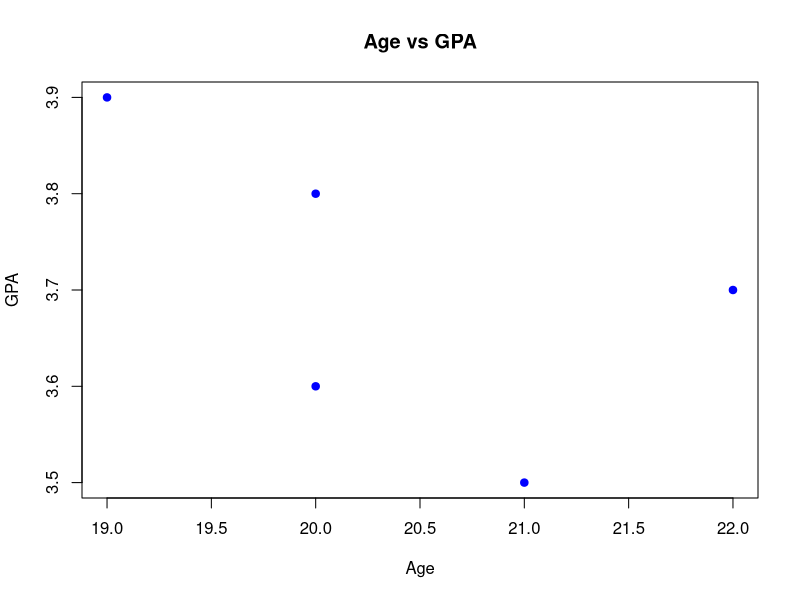
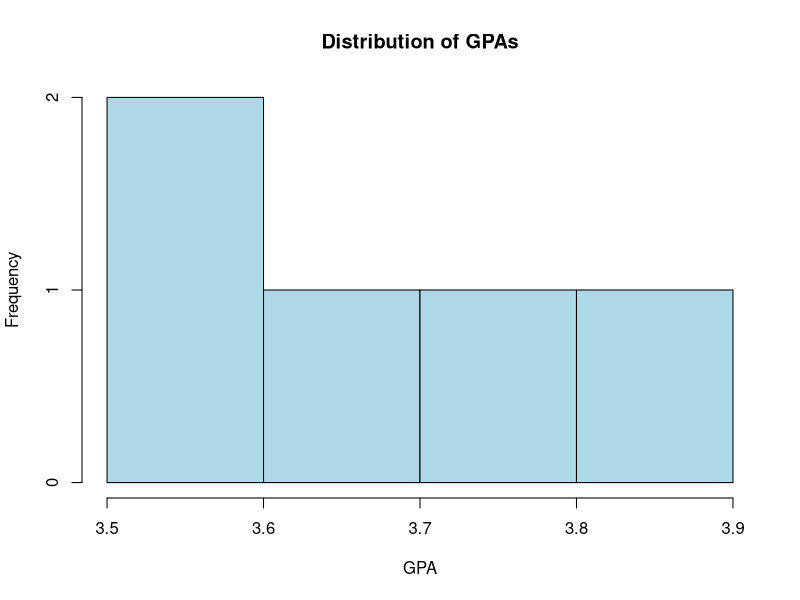
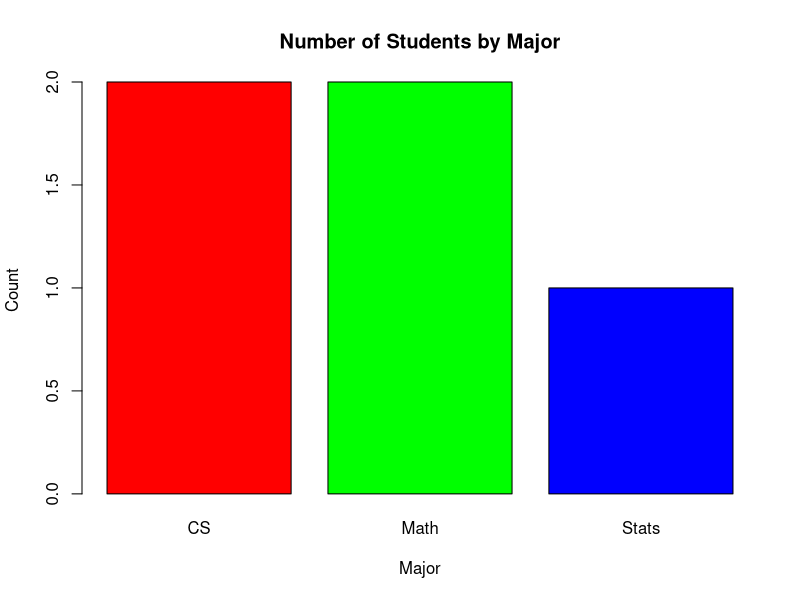
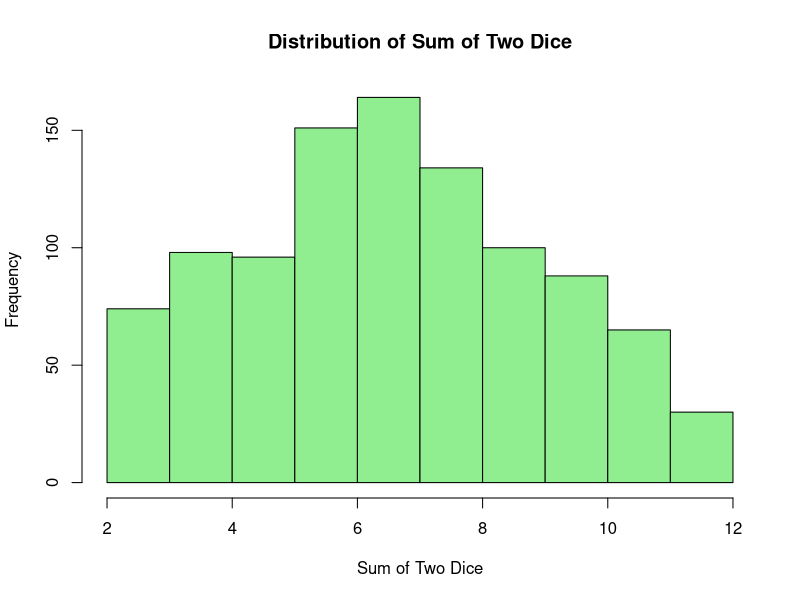
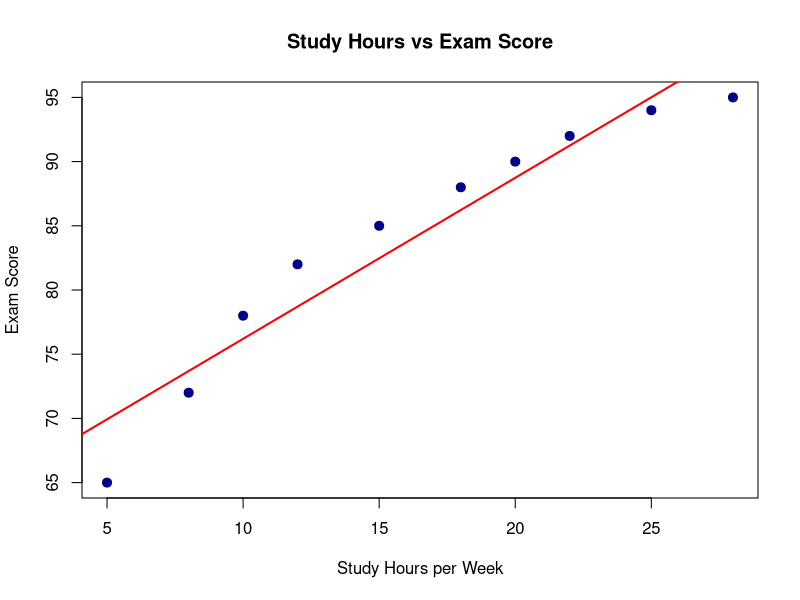
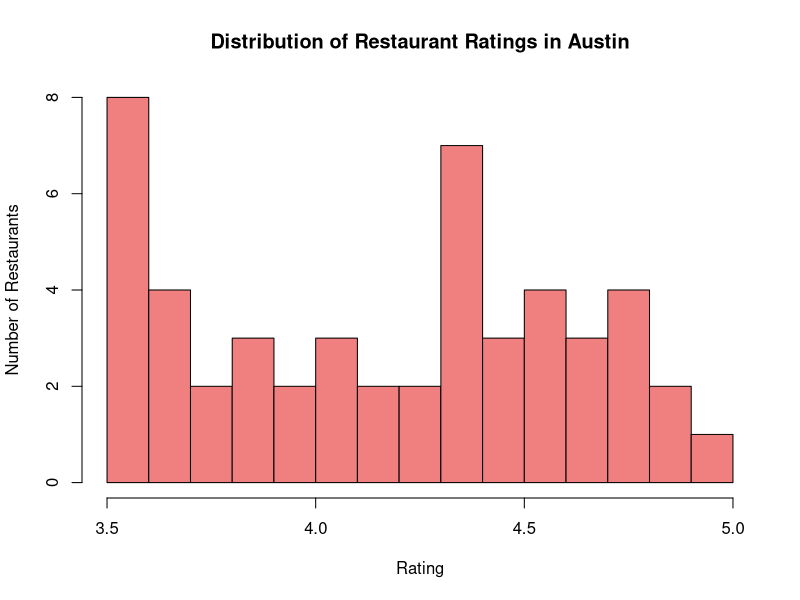
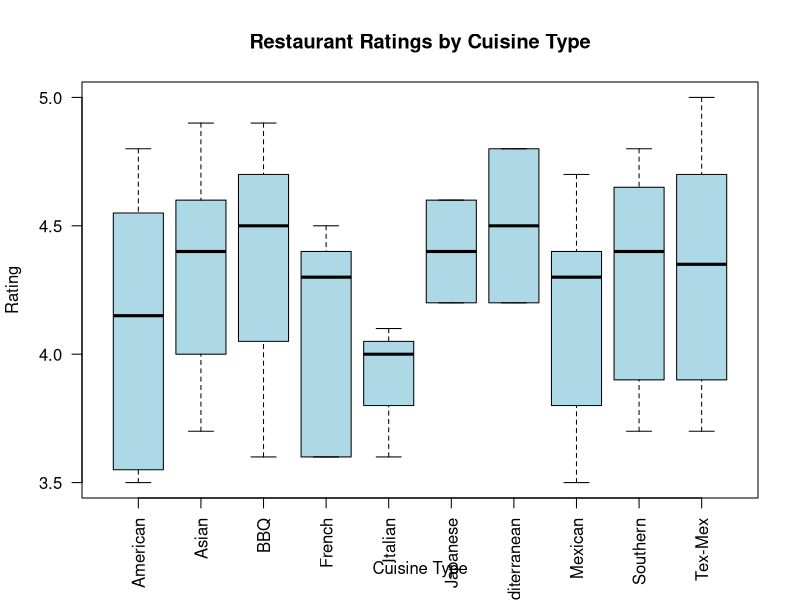
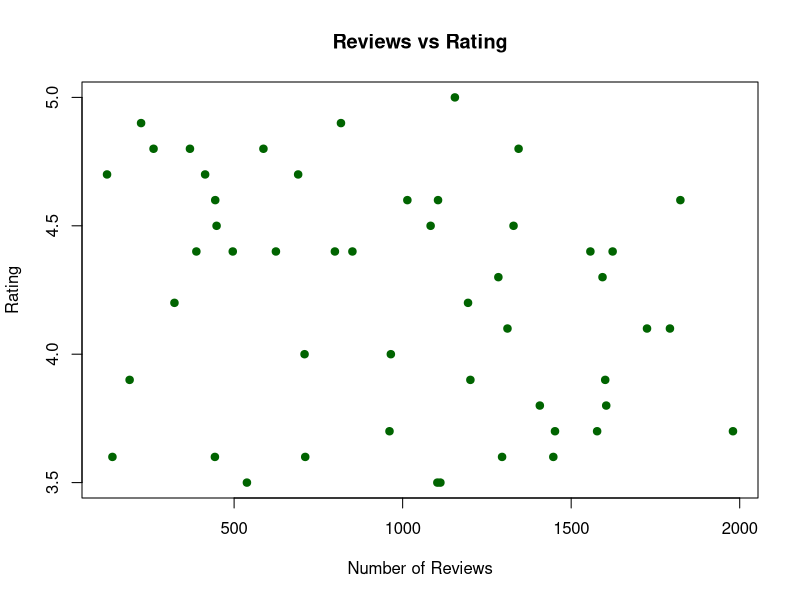

Source code (R) for these figures, in order:
# Introduction to R
# Statistical Modeling and Learning
# Basic R concepts with interesting examples

# ============================================================================
# 1. BASIC OPERATIONS
# ============================================================================

# R as a calculator
2 + 3
10 * 5
sqrt(16)
2^3

# Variables
x <- 5
y <- 10
x + y

# ============================================================================
# 2. VECTORS (COLLECTIONS OF VALUES)
# ============================================================================

# Create vectors
ages <- c(18, 19, 20, 21, 22, 23, 24, 25)
heights <- c(65, 67, 68, 70, 72, 69, 71, 73)  # inches

# Basic operations on vectors
mean(ages)
sd(heights)
length(ages)

# Vectorized operations (R does this automatically!)
heights_cm <- heights * 2.54  # Convert to centimeters
heights_cm

# ============================================================================
# 3. DATA FRAMES (TABLES OF DATA)
# ============================================================================

# Create a data frame
students <- data.frame(
  name = c("Alice", "Bob", "Charlie", "Diana", "Eve"),
  age = c(20, 21, 19, 22, 20),
  gpa = c(3.8, 3.5, 3.9, 3.7, 3.6),
  major = c("Math", "CS", "Math", "Stats", "CS")
)

# View the data
students
head(students)
str(students)  # Structure of the data

# Access columns
students$age
students$gpa

# Basic summaries
summary(students)
mean(students$gpa)
table(students$major)

# ============================================================================
# 4. SUBSETTING DATA
# ============================================================================

# Get students with GPA > 3.7
high_gpa <- students[students$gpa > 3.7, ]
high_gpa

# Get just the names of math majors
math_majors <- students[students$major == "Math", "name"]
math_majors

# ============================================================================
# 5. BASIC PLOTTING
# ============================================================================

# Scatter plot: Age vs GPA
plot(students$age, students$gpa,
     xlab = "Age", ylab = "GPA",
     main = "Age vs GPA",
     pch = 19, col = "blue")

# Histogram of GPAs
hist(students$gpa,
     xlab = "GPA", ylab = "Frequency",
     main = "Distribution of GPAs",
     col = "lightblue")

# Bar plot of majors
barplot(table(students$major),
        xlab = "Major", ylab = "Count",
        main = "Number of Students by Major",
        col = c("red", "green", "blue"))

# ============================================================================
# 6.  SIMULATING COIN FLIPS
# ============================================================================

# Simulate 100 coin flips
coin_flips <- sample(c("Heads", "Tails"), size = 100, replace = TRUE)
table(coin_flips)

# What proportion are heads?
mean(coin_flips == "Heads")

# Simulate 10,000 flips (law of large numbers!)
many_flips <- sample(c("Heads", "Tails"), size = 10000, replace = TRUE)
mean(many_flips == "Heads")  # Should be close to 0.5!

# ============================================================================
# 7.  ROLLING DICE
# ============================================================================

# Roll a die 100 times
die_rolls <- sample(1:6, size = 100, replace = TRUE)
table(die_rolls)

# What's the average roll?
mean(die_rolls)  # Should be around 3.5

# Roll two dice and sum them
die1 <- sample(1:6, size = 1000, replace = TRUE)
die2 <- sample(1:6, size = 1000, replace = TRUE)
sums <- die1 + die2

# Plot the distribution
hist(sums, breaks = 2:12,
     xlab = "Sum of Two Dice",
     ylab = "Frequency",
     main = "Distribution of Sum of Two Dice",
     col = "lightgreen")

# ============================================================================
# 8.  STUDENT PERFORMANCE
# ============================================================================

# Create data on study hours and exam scores
study_hours <- c(5, 8, 10, 12, 15, 18, 20, 22, 25, 28)
exam_scores <- c(65, 72, 78, 82, 85, 88, 90, 92, 94, 95)

# Plot the relationship
plot(study_hours, exam_scores,
     xlab = "Study Hours per Week",
     ylab = "Exam Score",
     main = "Study Hours vs Exam Score",
     pch = 19, col = "darkblue", cex = 1.2)

# Add a trend line
abline(lm(exam_scores ~ study_hours), col = "red", lwd = 2)

# Correlation
cor(study_hours, exam_scores)

# ============================================================================
# 9.  AUSTIN RESTAURANT RATINGS
# ============================================================================

# Load the Austin restaurants data
# Note: Adjust the path based on where you run this script from
# If running from the code/ directory, use: "../data/austin_restaurants.csv"
# If running from the StatisticalModeling/ directory, use: "data/austin_restaurants.csv"
restaurants <- read.csv("../data/austin_restaurants.csv")

# Explore the data
head(restaurants)
str(restaurants)
summary(restaurants)

# What's the average rating?
mean(restaurants$rating)

# Which cuisine type has the highest average rating?
aggregate(rating ~ cuisine, data = restaurants, FUN = mean)

# How many restaurants in each neighborhood?
table(restaurants$neighborhood)

# Plot: Rating distribution
hist(restaurants$rating,
     xlab = "Rating", ylab = "Number of Restaurants",
     main = "Distribution of Restaurant Ratings in Austin",
     col = "lightcoral",
     breaks = seq(3.5, 5.0, by = 0.1))

# Plot: Ratings by cuisine type
boxplot(rating ~ cuisine, data = restaurants,
        xlab = "Cuisine Type", ylab = "Rating",
        main = "Restaurant Ratings by Cuisine Type",
        las = 2,  # Rotate x-axis labels
        col = "lightblue")

# Find restaurants with rating >= 4.5
top_restaurants <- restaurants[restaurants$rating >= 4.5, ]
top_restaurants[, c("name", "cuisine", "rating", "price_range")]

# Relationship between number of reviews and rating?
plot(restaurants$reviews, restaurants$rating,
     xlab = "Number of Reviews", ylab = "Rating",
     main = "Reviews vs Rating",
     pch = 19, col = "darkgreen")
cor(restaurants$reviews, restaurants$rating)

# ============================================================================
# 10. WORKING WITH REAL DATA: LOADING CSV FILES
# ============================================================================

# Example: Load a CSV file
# data <- read.csv("path/to/your/file.csv")
# head(data)

# ============================================================================
# 11. USEFUL FUNCTIONS TO KNOW
# ============================================================================

# Sequences
1:10
seq(0, 1, by = 0.1)

# Repeating values
rep("Hello", 5)
rep(c("A", "B"), each = 3)

# Random numbers
rnorm(10)  # 10 random numbers from normal distribution
runif(10)  # 10 random numbers from uniform distribution

# Rounding
round(3.14159, 2)
ceiling(3.2)
floor(3.8)

# ============================================================================
# 12. CONDITIONAL LOGIC
# ============================================================================

# If-else statements
score <- 85
if (score >= 90) {
  grade <- "A"
} else if (score >= 80) {
  grade <- "B"
} else {
  grade <- "C or below"
}
grade

# ============================================================================
# 13. LOOPS (BUT VECTORIZED OPERATIONS ARE USUALLY BETTER!)
# ============================================================================

# For loop example
squares <- numeric(10)
for (i in 1:10) {
  squares[i] <- i^2
}
squares

# But this is better (vectorized):
(1:10)^2

# ============================================================================
# 14. FUNCTIONS
# ============================================================================

# Create your own function
convert_f_to_c <- function(fahrenheit) {
  celsius <- (fahrenheit - 32) * 5/9
  return(celsius)
}

convert_f_to_c(32)   # Freezing point
convert_f_to_c(212)  # Boiling point

# ============================================================================
# 15. PACKAGES (EXTENDING R'S CAPABILITIES)
# ============================================================================

# Install a package (only need to do once)
# install.packages("ggplot2")

# Load a package (need to do each session)
# library(ggplot2)

# ============================================================================
# TIPS FOR BEGINNERS
# ============================================================================

# 1. Use <- for assignment (not =)
# 2. R is case-sensitive: Age != age
# 3. Use # for comments
# 4. Get help: ?function_name or help(function_name)
# 5. RStudio is your friend - use it!
# 6. Google is your friend - R has great online resources
# 7. Practice with real data - it's more fun!

# Try these:
# ?mean
# ?plot
# ?data.frame
